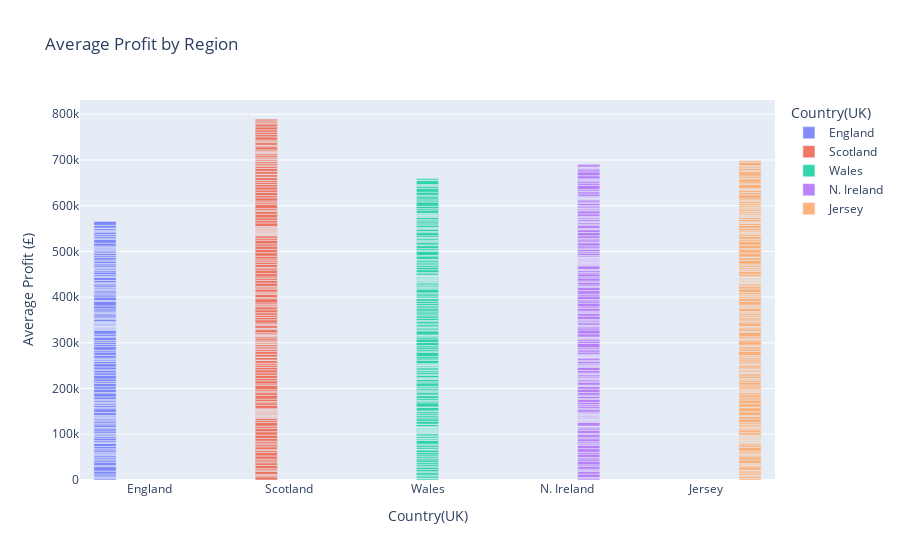
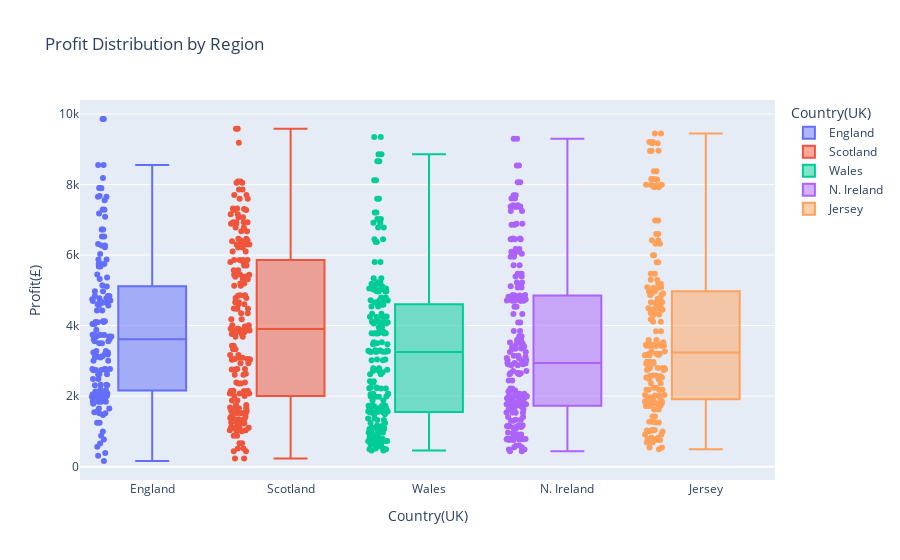

The code cell stored with these charts, in order, in its notebook:
### Code cell
# Average Profit by Region

fig_bar = px.bar(df_iqr, x='Country(UK)', y='Profit(£)', color='Country(UK)', title='Average Profit by Region',  
    labels={'Profit(£)': 'Average Profit (£)', 'Country(UK)': 'Country(UK)'}, barmode='group')

# Adjust bar opacity for better visual appeal
fig_bar.update_traces(opacity=0.8)

# Display the bar chart
fig_bar.show()

# Profit Distribution by Region
fig_box = px.box(df_iqr, x='Country(UK)', y='Profit(£)', color='Country(UK)', 
                 title='Profit Distribution by Region', points='all')

# Display the box plot
fig_box.show()

### Figure 1 — Plotly figure (JSON) as saved in the notebook; plotly's stock layout.template omitted (floating-point values rounded to 4 significant figures; data arrays with more than 128 entries replaced by an {"elided": "..."} marker saying what was removed)
{"data": [{"alignmentgroup": "True", "hovertemplate": "Country(UK)=%{x}<br>Average Profit (£)=%{y}<extra></extra>", "legendgroup": "England", "marker": {"color": "#636efa", "pattern": {"shape": ""}}, "name": "England", "offsetgroup": "England", "opacity": 0.8, "orientation": "v", "showlegend": true, "textposition": "auto", "type": "bar", "x": {"elided": "145 str values"}, "xaxis": "x", "y": {"elided": "145 float values"}, "yaxis": "y"}, {"alignmentgroup": "True", "hovertemplate": "Country(UK)=%{x}<br>Average Profit (£)=%{y}<extra></extra>", "legendgroup": "Scotland", "marker": {"color": "#EF553B", "pattern": {"shape": ""}}, "name": "Scotland", "offsetgroup": "Scotland", "opacity": 0.8, "orientation": "v", "showlegend": true, "textposition": "auto", "type": "bar", "x": {"elided": "195 str values"}, "xaxis": "x", "y": {"elided": "195 float values"}, "yaxis": "y"}, {"alignmentgroup": "True", "hovertemplate": "Country(UK)=%{x}<br>Average Profit (£)=%{y}<extra></extra>", "legendgroup": "Wales", "marker": {"color": "#00cc96", "pattern": {"shape": ""}}, "name": "Wales", "offsetgroup": "Wales", "opacity": 0.8, "orientation": "v", "showlegend": true, "textposition": "auto", "type": "bar", "x": {"elided": "201 str values"}, "xaxis": "x", "y": {"elided": "201 float values"}, "yaxis": "y"}, {"alignmentgroup": "True", "hovertemplate": "Country(UK)=%{x}<br>Average Profit (£)=%{y}<extra></extra>", "legendgroup": "N. Ireland", "marker": {"color": "#ab63fa", "pattern": {"shape": ""}}, "name": "N. Ireland", "offsetgroup": "N. Ireland", "opacity": 0.8, "orientation": "v", "showlegend": true, "textposition": "auto", "type": "bar", "x": {"elided": "202 str values"}, "xaxis": "x", "y": {"elided": "202 float values"}, "yaxis": "y"}, {"alignmentgroup": "True", "hovertemplate": "Country(UK)=%{x}<br>Average Profit (£)=%{y}<extra></extra>", "legendgroup": "Jersey", "marker": {"color": "#FFA15A", "pattern": {"shape": ""}}, "name": "Jersey", "offsetgroup": "Jersey", "opacity": 0.8, "orientation": "v", "showlegend": true, "textposition": "auto", "type": "bar", "x": {"elided": "184 str values"}, "xaxis": "x", "y": {"elided": "184 float values"}, "yaxis": "y"}], "layout": {"autosize": true, "barmode": "group", "legend": {"title": {"text": "Country(UK)"}, "tracegroupgap": 0}, "title": {"text": "Average Profit by Region"}, "xaxis": {"anchor": "y", "autorange": true, "categoryarray": ["England", "Scotland", "Wales", "N. Ireland", "Jersey"], "categoryorder": "array", "domain": [0, 1], "range": [-0.5, 4.5], "title": {"text": "Country(UK)"}, "type": "category"}, "yaxis": {"anchor": "x", "autorange": true, "domain": [0, 1], "range": [0, 831200.0], "title": {"text": "Average Profit (£)"}, "type": "linear"}}}

### Figure 2 — Plotly figure (JSON) as saved in the notebook; plotly's stock layout.template omitted (floating-point values rounded to 4 significant figures; data arrays with more than 128 entries replaced by an {"elided": "..."} marker saying what was removed)
{"data": [{"alignmentgroup": "True", "boxpoints": "all", "hovertemplate": "Country(UK)=%{x}<br>Profit(£)=%{y}<extra></extra>", "legendgroup": "England", "marker": {"color": "#636efa"}, "name": "England", "notched": false, "offsetgroup": "England", "orientation": "v", "showlegend": true, "type": "box", "x": {"elided": "145 str values"}, "x0": " ", "xaxis": "x", "y": {"elided": "145 float values"}, "y0": " ", "yaxis": "y"}, {"alignmentgroup": "True", "boxpoints": "all", "hovertemplate": "Country(UK)=%{x}<br>Profit(£)=%{y}<extra></extra>", "legendgroup": "Scotland", "marker": {"color": "#EF553B"}, "name": "Scotland", "notched": false, "offsetgroup": "Scotland", "orientation": "v", "showlegend": true, "type": "box", "x": {"elided": "195 str values"}, "x0": " ", "xaxis": "x", "y": {"elided": "195 float values"}, "y0": " ", "yaxis": "y"}, {"alignmentgroup": "True", "boxpoints": "all", "hovertemplate": "Country(UK)=%{x}<br>Profit(£)=%{y}<extra></extra>", "legendgroup": "Wales", "marker": {"color": "#00cc96"}, "name": "Wales", "notched": false, "offsetgroup": "Wales", "orientation": "v", "showlegend": true, "type": "box", "x": {"elided": "201 str values"}, "x0": " ", "xaxis": "x", "y": {"elided": "201 float values"}, "y0": " ", "yaxis": "y"}, {"alignmentgroup": "True", "boxpoints": "all", "hovertemplate": "Country(UK)=%{x}<br>Profit(£)=%{y}<extra></extra>", "legendgroup": "N. Ireland", "marker": {"color": "#ab63fa"}, "name": "N. Ireland", "notched": false, "offsetgroup": "N. Ireland", "orientation": "v", "showlegend": true, "type": "box", "x": {"elided": "202 str values"}, "x0": " ", "xaxis": "x", "y": {"elided": "202 float values"}, "y0": " ", "yaxis": "y"}, {"alignmentgroup": "True", "boxpoints": "all", "hovertemplate": "Country(UK)=%{x}<br>Profit(£)=%{y}<extra></extra>", "legendgroup": "Jersey", "marker": {"color": "#FFA15A"}, "name": "Jersey", "notched": false, "offsetgroup": "Jersey", "orientation": "v", "showlegend": true, "type": "box", "x": {"elided": "184 str values"}, "x0": " ", "xaxis": "x", "y": {"elided": "184 float values"}, "y0": " ", "yaxis": "y"}], "layout": {"autosize": true, "boxmode": "overlay", "legend": {"title": {"text": "Country(UK)"}, "tracegroupgap": 0}, "title": {"text": "Profit Distribution by Region"}, "xaxis": {"anchor": "y", "autorange": true, "categoryarray": ["England", "Scotland", "Wales", "N. Ireland", "Jersey"], "categoryorder": "array", "domain": [0, 1], "range": [-0.517, 4.5], "title": {"text": "Country(UK)"}, "type": "category"}, "yaxis": {"anchor": "x", "autorange": true, "domain": [0, 1], "range": [-378.8, 10400.0], "title": {"text": "Profit(£)"}, "type": "linear"}}}
